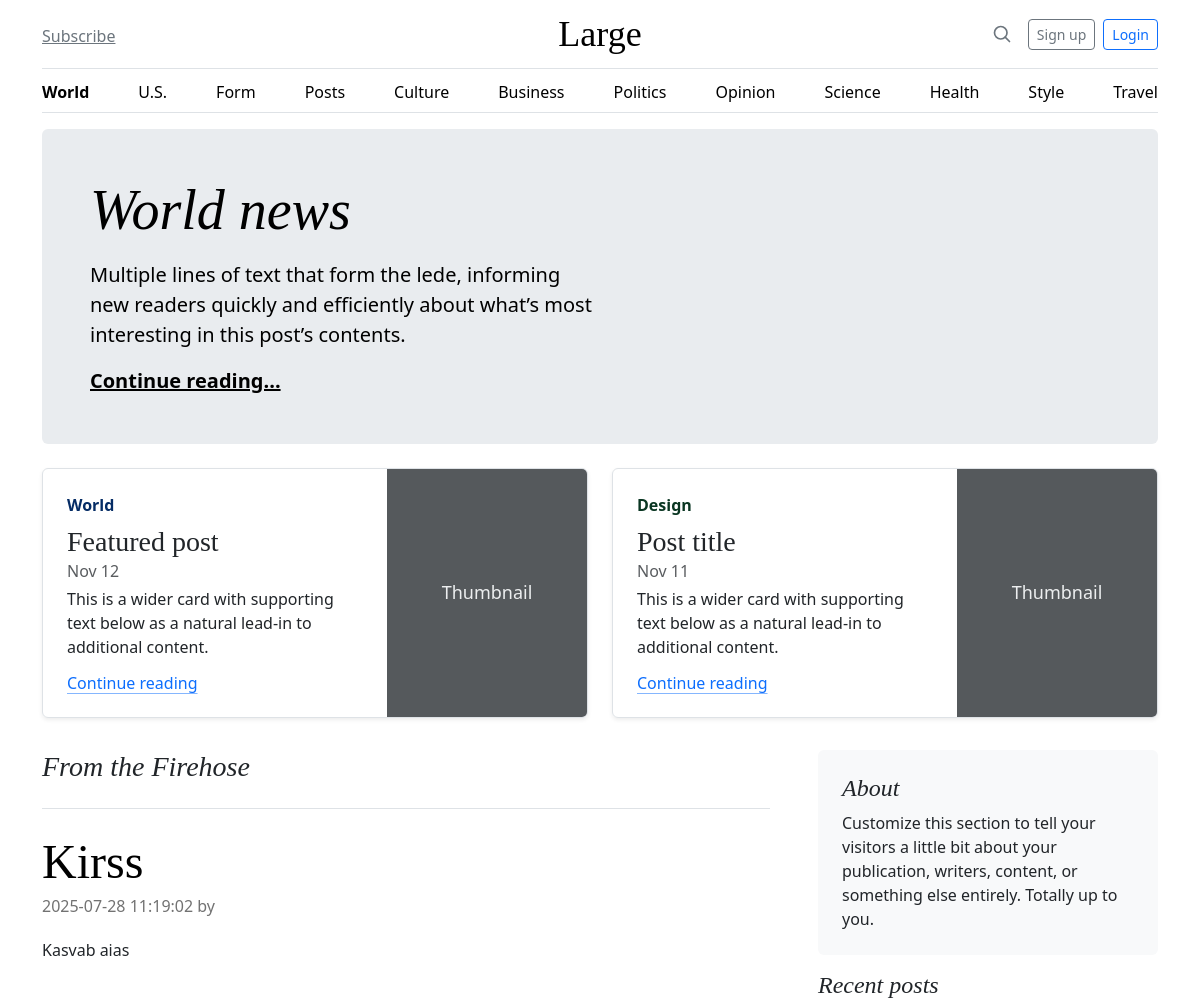
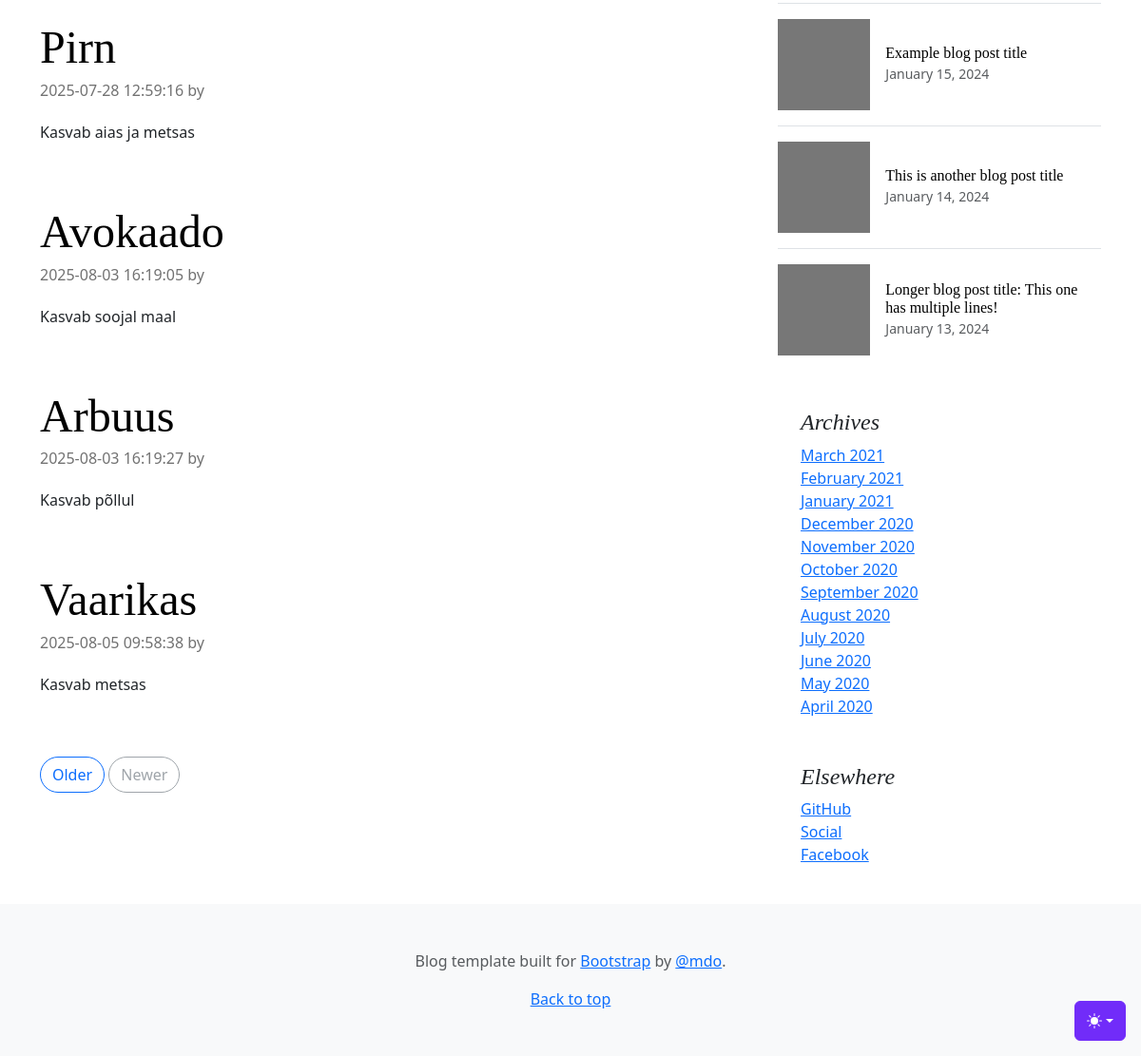
The page / on the database its author committed (2 pictures, top to bottom).
### tables this page shows
CREATE TABLE posts
(
    id      integer
        constraint posts_pk
            primary key autoincrement,
    title   text not null,
    body    text not null,
    created datetime
);

### src/Controllers/PublicController.php (called while the page is built, shortened)
<?php
class PublicController {
    public function index() {
        $posts = Post::all();
        include __DIR__ . '/../../views/index.php';
    }
}

### src/DB.php (called while the page is built, shortened)
<?php
class DB {
    private $conn;
    public function __construct() {
        try {
        $this->conn = new PDO("sqlite:db.sqlite");
        $this->conn->setAttribute(PDO::ATTR_ERRMODE, PDO::ERRMODE_EXCEPTION);
        } catch(PDOException $e) {
        echo "Ühendus puudub: " . $e->getMessage();
        }
    }
    public function all($table, $class) {
        $stmt = $this->conn->prepare("SELECT * FROM $table");
        $stmt->execute();
        $stmt->setFetchMode(PDO::FETCH_CLASS, $class);
        return $stmt->fetchAll();
    }
    }

### src/Models/Model.php (called while the page is built, shortened)
<?php
abstract class Model {
   protected static $table;
    public static function all() {
        $db = new \App\DB();
        return $db->all(static::$table, static::class);
    }
}

### src/Models/Post.php (called while the page is built, shortened)
<?php
class Post extends Model {
    public $created;
    public function createdDate() {
        return new DateTime($this->created);
    }
}

### views/partials/posts.php (the view)
<h3 class="pb-4 mb-4 fst-italic border-bottom">
    From the Firehose
</h3>
<?php foreach ($posts as $post): ?>
    <article class="blog-post">
        <h2 class="display-5 link-body-emphasis mb-1"><?= $post->title ?></h2>
        <p class="blog-post-meta"><?= $post->createdDate()->format('Y-m-d H:i:s') ?> by <a href="#"></a></p>
        <p><?= $post->body ?></p>
    </article>
<?php endforeach; ?>
<nav class="blog-pagination" aria-label="Pagination">
    <a class="btn btn-outline-primary rounded-pill" href="#">Older</a>
    <a class="btn btn-outline-secondary rounded-pill disabled" aria-disabled="true">Newer</a>
</nav>

### views/blog.css (style rules this page uses)
h1, h2, h3, h4, h5, h6 { font-family: "Playfair Display", Georgia, "Times New Roman", serif; }
.blog-pagination { margin-bottom: 4rem; }
.blog-post { margin-bottom: 4rem; }
.blog-post-meta { margin-bottom: 1.25rem; color: #727272; }

### rows shown on the page
posts: title "Kirss", created "2025-07-28 11:19:02", body "Kasvab aias"
posts: title "Pirn", created "2025-07-28 12:59:16", body "Kasvab aias ja metsas"
posts: title "Avokaado", created "2025-08-03 16:19:05", body "Kasvab soojal maal"
posts: title "Arbuus", created "2025-08-03 16:19:27", body "Kasvab põllul"
posts: title "Vaarikas", created "2025-08-05 09:58:38", body "Kasvab metsas"

### other values the page prints
$heroTitle "World news"
